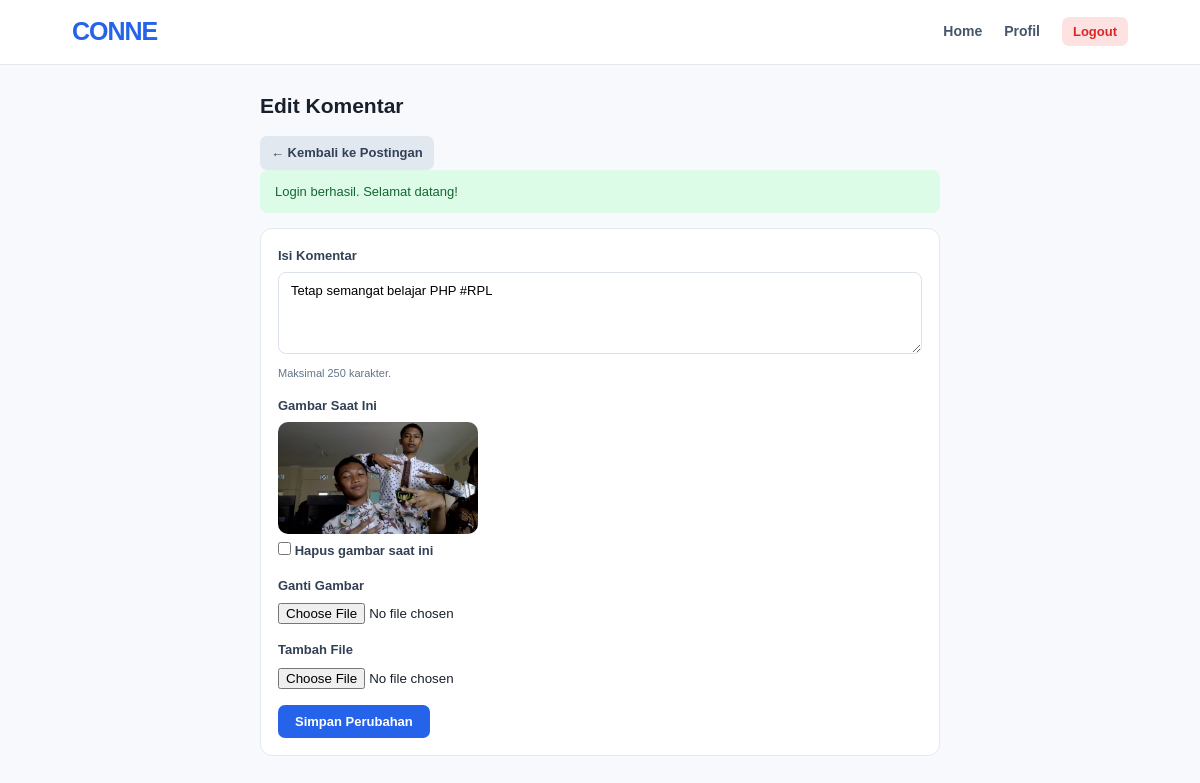
/pages/edit-comment.php?id=3 (signed in), run on the app's committed database.
### tables this page shows
CREATE TABLE `comments` (
  `id` int NOT NULL,
  `post_id` int NOT NULL,
  `user_id` int NOT NULL,
  `content` varchar(250) NOT NULL,
  `image` varchar(255) DEFAULT NULL,
  `file` varchar(255) DEFAULT NULL,
  `file_name` varchar(255) DEFAULT NULL,
  `created_at` timestamp NULL DEFAULT CURRENT_TIMESTAMP,
  `updated_at` timestamp NULL DEFAULT CURRENT_TIMESTAMP ON UPDATE CURRENT_TIMESTAMP
);

### helpers/functions.php (called while the page is built, shortened)
<?php
function e($value)
{
    return htmlspecialchars(
        (string) $value,
        ENT_QUOTES | ENT_SUBSTITUTE,
        'UTF-8'
    );
}
function get_flash()
{
    $flash = $_SESSION['flash'];
    return $flash;
}

### pages/edit-comment.php (the view, shortened to what this page needs)
<?php
require_once __DIR__ . '/../helpers/auth.php';
$currentUser = current_user_id();
$commentId = filter_var(
    $_GET['id'] ?? null,
    FILTER_VALIDATE_INT
);
$query = $pdo->prepare("
    SELECT
        c.*,
        p.id AS post_id
    FROM comments c
    INNER JOIN posts p ON c.post_id = p.id
    WHERE c.id = :id
    AND c.user_id = :user_id
    LIMIT 1
");
$query->execute([
    ':id' => $commentId,
    ':user_id' => $currentUser
]);
$comment = $query->fetch();
$flash = get_flash();
?>
<!DOCTYPE html>
<html lang="id">
<head>
    <link rel="stylesheet"
          href="<?= BASE_URL ?>/assets/css/style.css">
</head>
<body>
    <nav class="navbar">
        <a href="<?= BASE_URL ?>/pages/home.php" class="logo">
            CONNE
        </a>
        <div class="nav-menu">
            <a href="<?= BASE_URL ?>/pages/home.php">
                Home
            </a>
            <a href="<?= BASE_URL ?>/pages/profile.php">
                Profil
            </a>
            <form action="<?= BASE_URL ?>/actions/logout.php"
                  method="POST">
                <button type="submit" class="btn btn-danger btn-small">
                    Logout
                </button>
            </form>
        </div>
    </nav>
    <main class="container">
        <h2 class="page-title">Edit Komentar</h2>
        <p>
            <a href="<?= BASE_URL ?>/pages/detail-post.php?id=<?= (int) $comment['post_id']; ?>"
               class="btn btn-secondary btn-small">
                &larr; Kembali ke Postingan
            </a>
        </p>
        <?php if ($flash): ?>
            <div class="alert <?= $flash['type'] === 'success'
                ? 'alert-success'
                : 'alert-error' ?>">
                <?= e($flash['message']); ?>
            </div>
        <?php endif; ?>
        <section class="card">
            <form
                action="<?= BASE_URL ?>/actions/update-comment.php"
                method="POST"
                enctype="multipart/form-data"
            >
                <div class="form-group">
                    <label for="content">
                        Isi Komentar
                    </label>
                    <textarea
                        name="content"
                        id="content"
                        class="form-control"
                        rows="4"
                        maxlength="250"
                        placeholder="Tulis komentar..."
                    ><?= e($comment['content']); ?></textarea>
                    <small>
                        Maksimal 250 karakter.
                    </small>
                </div>
                <?php if (!empty($comment['image'])): ?>
                    <div class="form-group">
                        <label>Gambar Saat Ini</label>
                        <div>
                            <img
                                src="<?= BASE_URL . '/' . e($comment['image']); ?>"
                                alt="Gambar komentar"
                                style="max-width:200px;border-radius:10px;"
                            >
                        </div>
                        <label>
                            <input
                                type="checkbox"
                                name="remove_image"
                                value="1"
                            >
                            Hapus gambar saat ini
                        </label>
                    </div>
                <?php endif; ?>
                <div class="form-group">
                    <label for="image">
                        <?= !empty($comment['image'])
                            ? 'Ganti Gambar'
                            : 'Tambah Gambar'; ?>
                    </label>
                    <input
                        type="file"
                        name="image"
                        id="image"
                        accept=".jpg,.jpeg,.png,.gif,.webp"
                    >
                </div>
                <div class="form-group">
                    <label for="file">
                        <?= !empty($comment['file'])
                            ? 'Ganti File'
                            : 'Tambah File'; ?>
                    </label>
                    <input
                        type="file"
                        name="file"
                        id="file"
                        accept=".pdf,.txt,.csv,.doc,.docx,.xls,.xlsx,.ppt,.pptx,.zip"
                    >
                </div>
                <button type="submit" class="btn btn-primary">
                    Simpan Perubahan
                </button>
            </form>
        </section>
    </main>
</body>
</html>

### assets/css/style.css (style rules this page uses)
* { margin: 0; padding: 0; box-sizing: border-box; }
body { font-family: Arial, Helvetica, sans-serif; background: #f7f9fc; color: #17202b; line-height: 1.5; }
a { text-decoration: none; color: inherit; }
button, input, textarea { font-family: inherit; }
.navbar { background: #ffffff; border-bottom: 1px solid #e5e7eb; padding: 13px 6%; display: flex; justify-content: space-between; align-items: center; position: sticky; top: 0; z-index: 10; }
.logo { font-size: 25px; font-weight: 800; color: #2563eb; letter-spacing: -1px; }
.nav-menu { display: flex; align-items: center; gap: 22px; }
.nav-menu a { font-size: 14px; font-weight: 600; color: #475569; }
.container { max-width: 680px; width: 94%; margin: 25px auto; }
.page-title { font-size: 21px; margin-bottom: 15px; }
.card { background: #ffffff; border: 1px solid #e5eaf0; border-radius: 12px; padding: 17px; margin-bottom: 15px; }
.btn { border: none; border-radius: 7px; padding: 9px 17px; font-size: 13px; font-weight: 600; cursor: pointer; display: inline-flex; align-items: center; justify-content: center; gap: 5px; }
.btn-primary { background: #2563eb; color: white; }
.btn-danger { background: #fee2e2; color: #dc2626; }
.btn-secondary { background: #e2e8f0; color: #334155; }
.btn-small { padding: 7px 11px; }
.form-control { width: 100%; border: 1px solid #dbe1e8; border-radius: 8px; padding: 10px 12px; outline: none; font-size: 13px; }
.alert { padding: 12px 15px; border-radius: 8px; margin-bottom: 15px; font-size: 13px; }
.alert-success { background: #dcfce7; color: #166534; }
.form-group { margin-bottom: 15px; }
.form-group label { display: block; margin-bottom: 6px; font-size: 13px; font-weight: 600; color: #334155; }
.form-group small { display: block; margin-top: 4px; font-size: 11px; color: #64748b; }

### data on the page
comments: content "Tetap semangat belajar PHP #RPL", image (picture)

### other printed values
$flash['message'] "Login berhasil. Selamat datang!"
